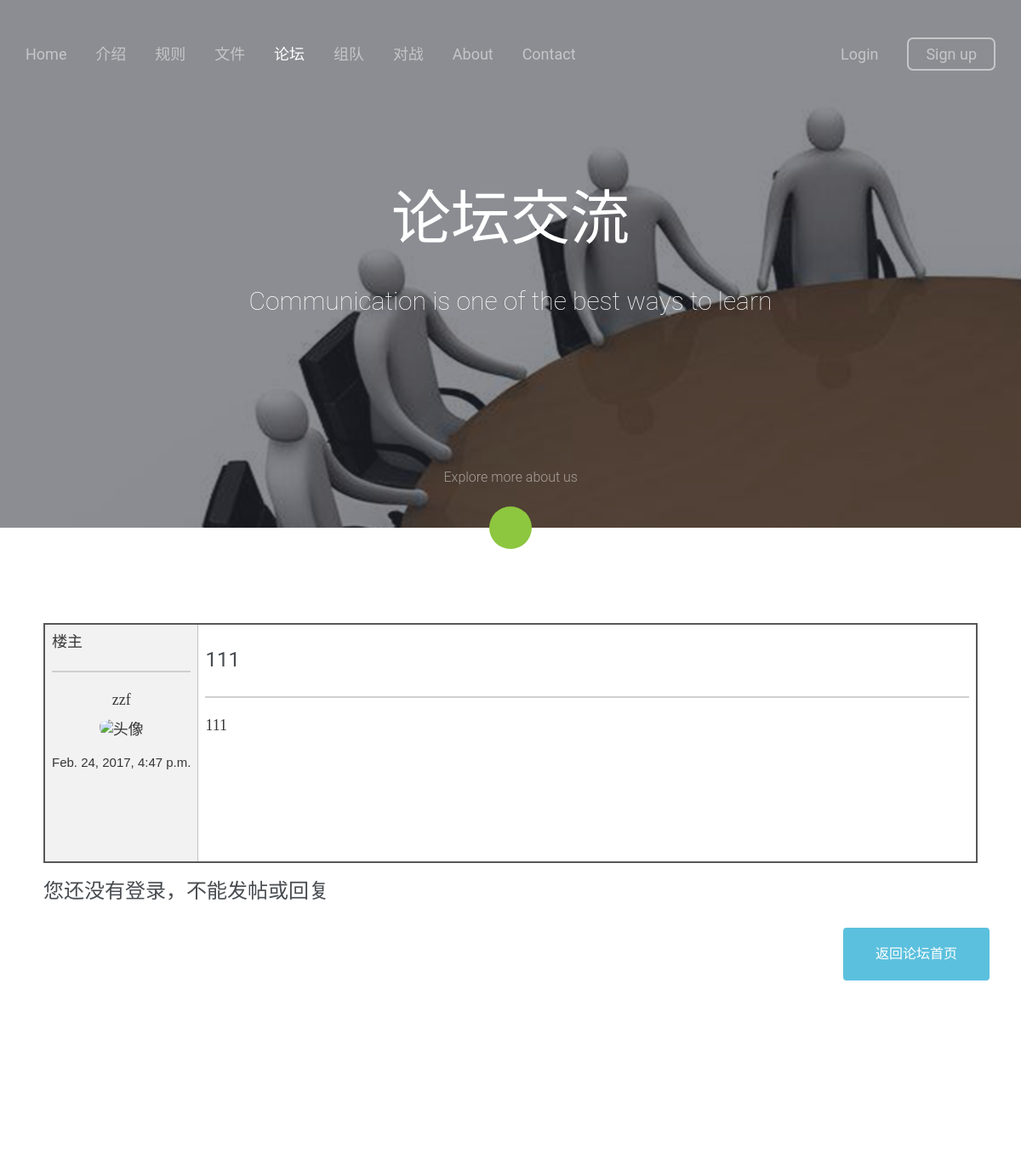
/forum_content/2, run on the app's committed database.
### forum/models.py (models this page shows, shortened)
class Post(models.Model):
	Category_List=(
		('1','赛事公告'),
		('2','技术讨论'),
		('3','bug汇报'),
		)
	title = models.CharField(u'评论标题',max_length=100)
	timestamp = models.DateTimeField(auto_now=True)
	content = models.TextField(u'内容',blank=True, null=True)
	sender = models.ForeignKey(User,on_delete=models.CASCADE)
	category = models.CharField(max_length = 1,default=1,choices=Category_List)
	priority = models.IntegerField(default=1000,verbose_name="优先级")

### forum/views.py (the view)
# urls.py: url(r'^forum_content/(?P<id>[0-9]+)',views.forum_content),
def forum_content(request,id):
	try:
		post = Post.objects.get(id=int(id))
	except:
		HttpResponseRedirect('/forum_index')
	delete_id = request.POST.get('delete_id','')
	try:
		delcomment = Comment.objects.get(id=int(delete_id))
		delcomment.post.save()
		delcomment.delete()
	except Exception:
		pass
	if 	request.user.is_authenticated() :
		if request.method=='POST':
			form = CommentForm(request.POST)
			if form.is_valid():
				cd = form.cleaned_data
				comment = Comment(content=cd['comment'],post = Post.objects.get(id=int(id)),replier=request.user)
				comment.save()
				comment.post.save()
			else:
				form = CommentForm()
		commentlist = post.p_comment.all()
		print(1)
		return render(request,'forum_content_after_login.html',{'post':post,'commentlist':commentlist})
	else:
		commentlist = post.p_comment.all()
		return render(request,'forum_content.html',{'post':post,'commentlist':commentlist})

### forum/templates/forum_content.html (shortened to what this page needs)
{% load static %}
<!DOCTYPE html>
 <html class="no-js">
	<head>
	<link rel="stylesheet" href="{% static 'css/animate.css' %}">
	<link rel="stylesheet" href="{% static 'css/flexslider.css' %}">
	<link rel="stylesheet" href="{% static 'css/icomoon.css' %}">
	<link rel="stylesheet" href="{% static 'css/bootstrap.css' %}">
	<link rel="stylesheet" href="{% static 'css/style.css' %}">
	</head>
	<body>
	<div id="ts-page">
		<section id="ts-header">
			<div class="container">
				<nav role="navigation">
					<ul class="pull-left left-menu">
						<li><a href="{% url 'index:index' %}">Home</a></li>
						<li><a href="{% url 'index:intro' %}">介绍</a></li>
						<li><a href="{% url 'index:rule' %}">规则</a></li>
						<li><a href="{% url 'file:notice' %}">文件</a></li>
						<li class="active"><a href="{% url 'forum:forum_index' %}">论坛</a></li>
						<li><a href="{% static 'teams:index' %}">组队</a></li>
						<li><a href="{% url 'fight:fight' %}">对战</a></li>
						<li><a href="https://www.eesast.com">About</a></li>
						<li><a href="{% url 'index:contact' %}">Contact</a></li>
					</ul>
					<ul class="pull-right right-menu">
						<li><a href="{% url 'login:login' %}">Login</a></li>
						<li class="ts-cta-btn"><a href="https://www.eesast.com/account/simplesignup">Sign up</a></li>
					</ul>
				</nav>
			</div>
		</section>
		<section id="ts-hero" class="no-js-fullheight" style="background-image: url({% static 'images/forum_full.jpg' %});" data-next="yes">
			<div class="ts-overlay"></div>
			<div class="container">
				<div class="ts-intro no-js-fullheight">
					<div class="ts-intro-text">
						<div class="ts-center-position">
							<h2 class="animate-box">论坛交流</h2>
							<h3 class="animate-box">Communication is one of the best ways to learn</h3>
						</div>
					</div>
				</div>
			</div>
			<div class="ts-learn-more animate-box">
				<a href="#" class="scroll-btn">
					<span class="text">Explore more about us</span>
					<span class="arrow"><i class="icon-chevron-down"></i></span>
				</a>
			</div>
		</section>
		<section id="ts-about">
			<div class="container" style="width:94%">
				<div class="row">
					<div class="col-md-12">
						<table class="table table-bordered table-content">
							<thead>
								<tr>
									<td style="background-color:#F2F2F2; font-family:SimHei; white-space:nowrap; width:12%; ">楼主<hr>
									<div style="text-align:center;">
									{{post.sender}}<br>
									<img src="{{post.sender.profile.image.url}}" alt="头像" style="width:100px; height:100px; border-radius:100px; padding-top:10px;"></img>
									<p style="margin-top:14px; font-size:15px; font-family: Arial;">{{post.timestamp}}</p>
									</div>
									</td>
									<td>
										<h3 style="margin-top:20px;">{{post.title}}</h3>
										<hr>
										<p>{{post.content}}</p>
									</td>
								</tr>
							</thead>
						</table>
						   <h3>您还没有登录，不能发帖或回复</h3>
					</div>
					<div class="col-md-2 col-md-offset-10">
						<button class="btn btn-lg btn-info"><a href="{% static 'forum_index.html' %}" style="color:white;">返回论坛首页</a></button>
					</div>
			    </div>
			</div>
		</section>
		<footer id="ts-footer">
		</footer>
	</div>
	</body>
</html>

### index/static/css/icomoon.css (style rules this page uses)
[class^="icon-"], [class*=" icon-"] { font-family: 'icomoon'; speak: none; font-style: normal; font-weight: normal; font-variant: normal; text-transform: none; line-height: 1; -webkit-font-smoothing: antialiased; -moz-osx-font-smoothing: grayscale; }
.icon-chevron-down:before { content: "\f078"; }

### index/static/css/style.css (style rules this page uses)
body { font-family:"Roboto", Arial, sans-serif; font-size: 16px; line-height: 28px; font-weight: 300; color: #363636; height: 100%; position: relative; }
hr { border:1px solid #CFCFCF; }
a { color: #8dc63f; -webkit-transition: 0.5s; -o-transition: 0.5s; transition: 0.5s; }
p, figure { margin-bottom: 1.5em; }
h1, h2, h3, h4, h5, h6 { color: #484c50; font-family: "Roboto", Arial, sans-serif; font-weight: 400; margin: 0 0 30px 0; }
.table-content td { height: 280px!important; font-size:18px; border:1px solid #C2C2C2!important; }
.table-content { font-family:NSimSun; border: 2px solid #575757!important; }
.btn { margin-right: 4px; margin-bottom: 4px; font-family: "Roboto", Arial, sans-serif; font-size: 16px; font-weight: 400; -webkit-border-radius: 4px; -moz-border-radius: 4px; -ms-border-radius: 4px; border-radius: 4px; -webkit-transition: 0.5s; -o-transition: 0.5s; transition: 0.5s; }
.btn.btn-lg { padding: 18px 36px !important; }
.btn-info { background: #5bc0de; color: #fff; border: 2px solid #5bc0de; }
body { background: #efefef url(../images/white_wave.png) repeat; }
#ts-header { position: absolute; width: 100%; left: 0; padding-top: 50px; z-index: 12; }
#ts-header nav { position: relative; }
#ts-header nav ul { padding: 0; margin: 0; z-index: 2; position: relative; }
#ts-header nav ul li { display: inline; }
#ts-header nav ul li a { font-size: 18px; color: rgba(255, 255, 255, 0.5); font-weight: 400; }
#ts-header nav ul li.ts-cta-btn a { position: relative; border-bottom: none; padding: 7px 20px; border: 2px solid rgba(255, 255, 255, 0.5); -webkit-border-radius: 7px; -moz-border-radius: 7px; -ms-border-radius: 7px; border-radius: 7px; }
#ts-header nav ul li.active a { color: white; }
#ts-header nav ul.left-menu li { margin-right: 30px; }
#ts-header nav ul.right-menu li { margin-left: 30px; }
#ts-hero { background-color: transparent; background-size: cover; background-attachment: fixed; background-repeat: no-repeat; position: relative; width: 100%; }
#ts-hero .ts-overlay { position: absolute; top: 0; left: 0; right: 0; bottom: 0; background: #2a2d36; opacity: .54; z-index: 9; }
#ts-hero .ts-intro { display: table; width: 100%; z-index: 10; position: relative; }
#ts-hero .ts-intro > div { vertical-align: middle; display: table-cell; }
#ts-hero .ts-intro > div .ts-center-position { width: 65%; text-align: center; margin: 0 auto; }
#ts-hero .ts-intro > div h2 { font-size: 70px; line-height: 87px; font-weight: 100; color: white; }
#ts-hero .ts-intro > div h3 { font-weight: 100; font-size: 30px; line-height: 45px; color: white; }
#ts-hero .ts-learn-more { position: absolute; bottom: -25px; left: 50%; z-index: 12; text-align: center; }
#ts-hero .ts-learn-more a { display: block; }
#ts-hero .ts-learn-more a .text { display: block; color: rgba(255, 255, 255, 0.5); margin-bottom: 20px; }
#ts-hero .ts-learn-more a .arrow { display: block; width: 50px; height: 50px; margin: 0 auto; background: #8dc63f; -webkit-border-radius: 50%; -moz-border-radius: 50%; -ms-border-radius: 50%; border-radius: 50%; }
#ts-hero .ts-learn-more a .arrow i { top: 10px; position: relative; color: #fff; vertical-align: middle; }
.no-js-fullheight { height: 620px; }
#ts-features, #ts-features-2, #ts-features-3, #ts-features-4, #ts-projects, #ts-testimonials, #ts-about, #ts-subscribe, #ts-info, #ts-pricing, #ts-faqs { background-color: #fff; padding: 7em 0; }
#ts-footer { padding-bottom: 0; background-color:#fff; }
#ts-offcanvas, .ts-nav-toggle, #ts-page { -webkit-transition: 0.5s; -o-transition: 0.5s; transition: 0.5s; }
#ts-offcanvas, .ts-nav-toggle, #ts-page { position: relative; }
#ts-page { z-index: 2; -webkit-transition: 0.5s; -o-transition: 0.5s; transition: 0.5s; }
#ts-offcanvas ul li { padding: 0; margin: 0 0 10px 0; list-style: none; line-height: 28px; }
#ts-offcanvas ul li a { font-size: 18px; color: rgba(255, 255, 255, 0.7); }
#ts-offcanvas ul li.active a { color: #8dc63f; }
.js .animate-box { opacity: 0; }

### data on the page
Post: sender "zzf", timestamp "Feb. 24, 2017, 4:47 p.m.", title "111", content "111"
